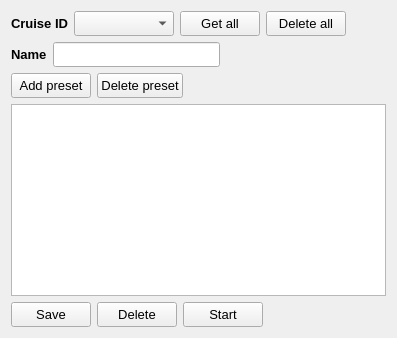
            <widget class="QWidget" name="tab_4">
             <attribute name="title">
              <string>Cruise group</string>
             </attribute>
             <layout class="QVBoxLayout" name="verticalLayout_14">
              <item>
               <layout class="QVBoxLayout" name="verticalLayout_3">
                <item>
                 <layout class="QHBoxLayout" name="horizontalLayout_11">
                  <item>
                   <widget class="QLabel" name="label_3">
                    <property name="minimumSize">
                     <size>
                      <width>0</width>
                      <height>25</height>
                     </size>
                    </property>
                    <property name="maximumSize">
                     <size>
                      <width>16777215</width>
                      <height>25</height>
                     </size>
                    </property>
                    <property name="font">
                     <font>
                      <pointsize>10</pointsize>
                      <weight>75</weight>
                      <bold>true</bold>
                     </font>
                    </property>
                    <property name="text">
                     <string>Cruise ID</string>
                    </property>
                   </widget>
                  </item>
                  <item>
                   <widget class="QComboBox" name="cruiseCombo">
                    <property name="minimumSize">
                     <size>
                      <width>100</width>
                      <height>25</height>
                     </size>
                    </property>
                    <property name="maximumSize">
                     <size>
                      <width>16777215</width>
                      <height>25</height>
                     </size>
                    </property>
                    <property name="font">
                     <font>
                      <pointsize>10</pointsize>
                     </font>
                    </property>
                   </widget>
                  </item>
                  <item>
                   <widget class="QPushButton" name="cruiseGetAllBtn">
                    <property name="minimumSize">
                     <size>
                      <width>0</width>
                      <height>25</height>
                     </size>
                    </property>
                    <property name="maximumSize">
                     <size>
                      <width>16777215</width>
                      <height>25</height>
                     </size>
                    </property>
                    <property name="font">
                     <font>
                      <pointsize>10</pointsize>
                     </font>
                    </property>
                    <property name="text">
                     <string>Get all</string>
                    </property>
                   </widget>
                  </item>
                  <item>
                   <widget class="QPushButton" name="cruiseDeleteAllBtn">
                    <property name="minimumSize">
                     <size>
                      <width>0</width>
                      <height>25</height>
                     </size>
                    </property>
                    <property name="maximumSize">
                     <size>
                      <width>16777215</width>
                      <height>25</height>
                     </size>
                    </property>
                    <property name="font">
                     <font>
                      <pointsize>10</pointsize>
                     </font>
                    </property>
                    <property name="text">
                     <string>Delete all</string>
                    </property>
                   </widget>
                  </item>
                  <item>
                   <spacer name="horizontalSpacer_6">
                    <property name="orientation">
                     <enum>Qt::Horizontal</enum>
                    </property>
                    <property name="sizeHint" stdset="0">
                     <size>
                      <width>40</width>
                      <height>20</height>
                     </size>
                    </property>
                   </spacer>
                  </item>
                 </layout>
                </item>
                <item>
                 <layout class="QHBoxLayout" name="horizontalLayout_12">
                  <item>
                   <widget class="QLabel" name="label_4">
                    <property name="minimumSize">
                     <size>
                      <width>0</width>
                      <height>25</height>
                     </size>
                    </property>
                    <property name="maximumSize">
                     <size>
                      <width>16777215</width>
                      <height>25</height>
                     </size>
                    </property>
                    <property name="font">
                     <font>
                      <pointsize>10</pointsize>
                      <weight>75</weight>
                      <bold>true</bold>
                     </font>
                    </property>
                    <property name="text">
                     <string>Name</string>
                    </property>
                   </widget>
                  </item>
                  <item>
                   <widget class="QLineEdit" name="cruiseNameEdit">
                    <property name="minimumSize">
                     <size>
                      <width>0</width>
                      <height>25</height>
                     </size>
                    </property>
                    <property name="maximumSize">
                     <size>
                      <width>16777215</width>
                      <height>25</height>
                     </size>
                    </property>
                    <property name="font">
                     <font>
                      <pointsize>10</pointsize>
                     </font>
                    </property>
                   </widget>
                  </item>
                  <item>
                   <spacer name="horizontalSpacer_3">
                    <property name="orientation">
                     <enum>Qt::Horizontal</enum>
                    </property>
                    <property name="sizeHint" stdset="0">
                     <size>
                      <width>40</width>
                      <height>20</height>
                     </size>
                    </property>
                   </spacer>
                  </item>
                 </layout>
                </item>
                <item>
                 <layout class="QHBoxLayout" name="horizontalLayout_18">
                  <item>
                   <widget class="QPushButton" name="addPresetBtn">
                    <property name="minimumSize">
                     <size>
                      <width>0</width>
                      <height>25</height>
                     </size>
                    </property>
                    <property name="maximumSize">
                     <size>
                      <width>16777215</width>
                      <height>25</height>
                     </size>
                    </property>
                    <property name="font">
                     <font>
                      <pointsize>10</pointsize>
                     </font>
                    </property>
                    <property name="text">
                     <string>Add preset</string>
                    </property>
                   </widget>
                  </item>
                  <item>
                   <widget class="QPushButton" name="deletePresetBtn">
                    <property name="minimumSize">
                     <size>
                      <width>0</width>
                      <height>25</height>
                     </size>
                    </property>
                    <property name="maximumSize">
                     <size>
                      <width>16777215</width>
                      <height>25</height>
                     </size>
                    </property>
                    <property name="font">
                     <font>
                      <pointsize>10</pointsize>
                     </font>
                    </property>
                    <property name="text">
                     <string>Delete preset</string>
                    </property>
                   </widget>
                  </item>
                  <item>
                   <spacer name="horizontalSpacer_16">
                    <property name="orientation">
                     <enum>Qt::Horizontal</enum>
                    </property>
                    <property name="sizeHint" stdset="0">
                     <size>
                      <width>40</width>
                      <height>20</height>
                     </size>
                    </property>
                   </spacer>
                  </item>
                 </layout>
                </item>
                <item>
                 <widget class="QTableWidget" name="tableWidget">
                  <property name="toolTip">
                   <string>ZoomIn</string>
                  </property>
                  <property name="showGrid">
                   <bool>true</bool>
                  </property>
                  <property name="rowCount">
                   <number>0</number>
                  </property>
                  <property name="columnCount">
                   <number>0</number>
                  </property>
                  <attribute name="verticalHeaderShowSortIndicator" stdset="0">
                   <bool>false</bool>
                  </attribute>
                 </widget>
                </item>
                <item>
                 <layout class="QHBoxLayout" name="horizontalLayout_22">
                  <item>
                   <layout class="QHBoxLayout" name="horizontalLayout_21">
                    <item>
                     <widget class="QPushButton" name="cruiseSaveBtn">
                      <property name="minimumSize">
                       <size>
                        <width>0</width>
                        <height>25</height>
                       </size>
                      </property>
                      <property name="maximumSize">
                       <size>
                        <width>16777215</width>
                        <height>25</height>
                       </size>
                      </property>
                      <property name="font">
                       <font>
                        <pointsize>10</pointsize>
                       </font>
                      </property>
                      <property name="text">
                       <string>Save</string>
                      </property>
                     </widget>
                    </item>
                    <item>
                     <widget class="QPushButton" name="cruiseDeleteBtn">
                      <property name="minimumSize">
                       <size>
                        <width>0</width>
                        <height>25</height>
                       </size>
                      </property>
                      <property name="maximumSize">
                       <size>
                        <width>16777215</width>
                        <height>25</height>
                       </size>
                      </property>
                      <property name="font">
                       <font>
                        <pointsize>10</pointsize>
                       </font>
                      </property>
                      <property name="text">
                       <string>Delete</string>
                      </property>
                     </widget>
                    </item>
                    <item>
                     <widget class="QPushButton" name="cruiseStartBtn">
                      <property name="minimumSize">
                       <size>
                        <width>0</width>
                        <height>25</height>
                       </size>
                      </property>
                      <property name="maximumSize">
                       <size>
                        <width>16777215</width>
                        <height>25</height>
                       </size>
                      </property>
                      <property name="font">
                       <font>
                        <pointsize>10</pointsize>
                       </font>
                      </property>
                      <property name="text">
                       <string>Start</string>
                      </property>
                     </widget>
                    </item>
                   </layout>
                  </item>
                  <item>
                   <spacer name="horizontalSpacer_17">
                    <property name="orientation">
                     <enum>Qt::Horizontal</enum>
                    </property>
                    <property name="sizeHint" stdset="0">
                     <size>
                      <width>40</width>
                      <height>20</height>
                     </size>
                    </property>
                   </spacer>
                  </item>
                 </layout>
                </item>
               </layout>
              </item>
             </layout>
            </widget>
